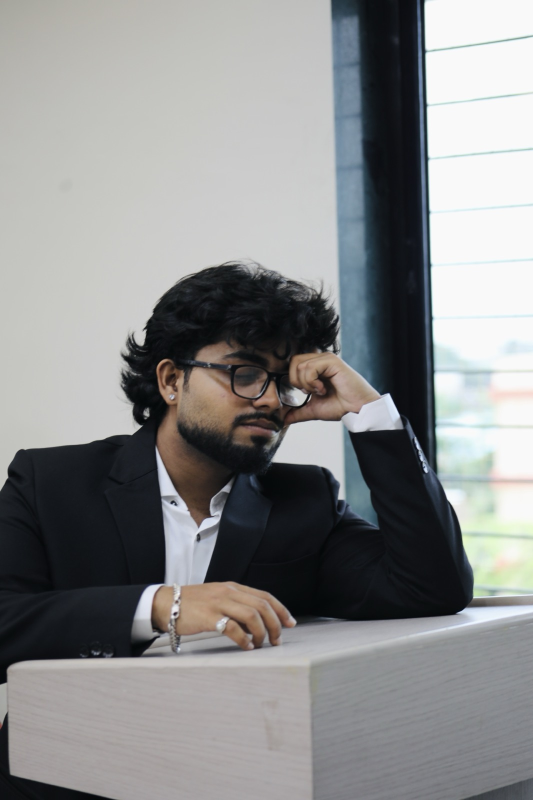
#> input picture source-photo.jpg, 1066 x 1600 px (shown at 1/2 size)
$ python -i make_ascii_svg.py   (imports and definitions only)
#> lines starting #> are read from the running program, lines starting #| are printed output that depends on the picture
#!/usr/bin/env python3
"""
Convert a prepped portrait (see prep_photo.py) into a clean, monochrome ASCII
SVG that "types" itself in like a terminal, then holds.

The prepped image is light-on-dark: black background, bright subject. Bright
pixels map to dense glyphs, near-black maps to blank, so the portrait reads as
a lit figure in light ink on the dark card.

Monochrome is deliberate -- per-character rainbow color is what makes ASCII
portraits look noisy. One fill color + a good density ramp reads as neat.

GitHub renders SVGs embedded via <img> and runs their SMIL animations there (JS
does not run). Each row is revealed with a left-to-right clip wipe plus a small
block cursor riding the wipe edge, staggered top -> bottom, so the whole
portrait prints once and freezes.
"""
from PIL import Image, ImageEnhance, ImageOps, ImageFilter
import html
import os
import sys

HERE = os.path.dirname(os.path.abspath(__file__))
# defaults to the prepped grayscale image (see prep_photo.py), which already has
# the background removed + local contrast applied.
SRC = sys.argv[1] if len(sys.argv) > 1 else os.path.join(HERE, "..", "source-prepped.png")
OUT = sys.argv[2] if len(sys.argv) > 2 else os.path.join(HERE, "..", "meet-ascii.svg")

# more columns = more detail (eyes need ~6+ chars across to read). the art
# stays ART_W px wide either way; cells shrink, keeping a ~1:1.875 char aspect.
COLS = int(os.environ.get("COLS", 180))
ART_W_TARGET = 800
CELL_W = ART_W_TARGET / COLS
CELL_H = CELL_W * 15 / 8
ROWS = round(COLS * 8 / 15)
RAMP = " .`:-=+*cs#%@"  # dark(blank/sparse) -> bright(dense)

# the prepped image already has bg removed + local contrast, so only light
# global tuning is needed here.
CONTRAST = 1.05
BRIGHTNESS = 1.0
GAMMA = 0.95          # <1 lifts mids -> face lands in denser glyphs
SHARPEN = True
BLACK_FLOOR = 0.06    # luminance below this is blank (the background)

PAD = 20
TITLEBAR_H = 30
STATUS_H = 30
ART_W = COLS * CELL_W
ART_H = ROWS * CELL_H
CANVAS_W = ART_W + PAD * 2
CANVAS_H = TITLEBAR_H + ART_H + STATUS_H + PAD

BG = "#0d1117"
BG2 = "#111722"
FRAME = "#30363d"
TITLE_TEXT = "#7d8590"
INK = "#c9d1d9"      # the single ascii color (matches Andrew6rant)
CURSOR = "#c9d1d9"

# ---- reveal timing (one-shot; a cursor rasters top -> bottom) -------------
ROW_DUR = 5.8 / ROWS  # whole portrait prints in ~6s at any resolution
STAGGER = ROW_DUR       # == ROW_DUR -> a single cursor sweeping down


def generate_ascii_svg(src_path, out_path):
#> called with src_path = '../source-photo.jpg', out_path = 'out.png'
    if not os.path.exists(src_path):
        print(f"Error: {src_path} not found. Run prep_photo.py first or specify an existing image.", file=sys.stderr)
        sys.exit(1)

    # ---- 1. sample the image into a COLS x ROWS grayscale grid ----------------
    im = Image.open(src_path).convert("L")               # grayscale
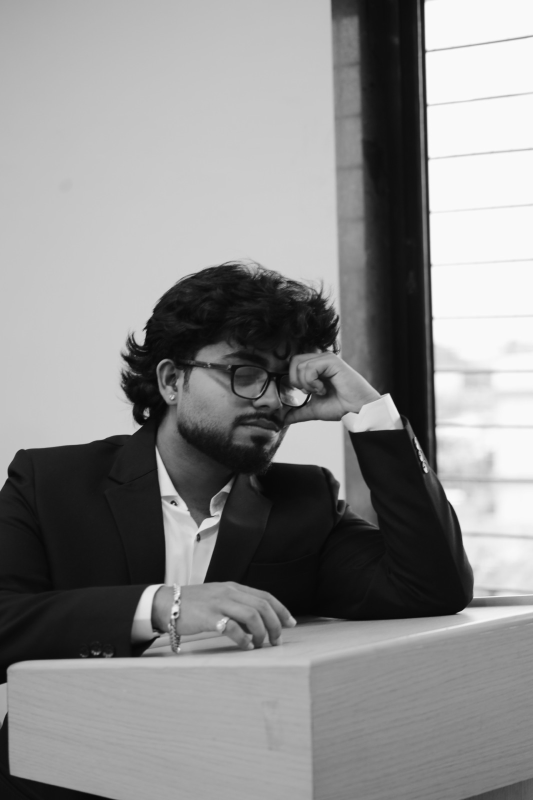
#> im: PIL image 1066x1600 L (shown at 1/2 size); min 5, max 252, mean 138.9
    if SHARPEN:
        im = im.filter(ImageFilter.UnsharpMask(radius=2, percent=140, threshold=2))
    im = ImageEnhance.Brightness(im).enhance(BRIGHTNESS)
    im = ImageEnhance.Contrast(im).enhance(CONTRAST)
    im = im.resize((COLS, ROWS), Image.LANCZOS)
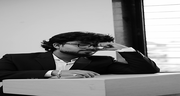
#> im: PIL image 180x96 L; min 0, max 255, mean 138.4
    px = im.load()

    STATIC = bool(os.environ.get("STATIC"))  # emit frozen state for previews

    rows_txt = []
    for y in range(ROWS):
        chars = []
        for x in range(COLS):
            lum = px[x, y] / 255.0
            lum = pow(lum, GAMMA)
            if lum < BLACK_FLOOR:
                chars.append(" ")
                continue
            idx = int(lum * (len(RAMP) - 1) + 0.5)
            idx = max(0, min(len(RAMP) - 1, idx))
            chars.append(RAMP[idx])
        rows_txt.append("".join(chars))
#> after the loop, rows_txt = 96 items

    art_top = TITLEBAR_H + PAD * 0.35

    # ---- 2. assemble SVG ------------------------------------------------------
    parts = []
    parts.append(
        f'<svg xmlns="http://www.w3.org/2000/svg" width="{CANVAS_W}" height="{CANVAS_H}" '
        f'viewBox="0 0 {CANVAS_W} {CANVAS_H}" font-family="ui-monospace, SFMono-Regular, '
        f'Menlo, Consolas, monospace">'
    )
    parts.append('<defs>'
                 f'<linearGradient id="bg" x1="0" y1="0" x2="0" y2="1">'
                 f'<stop offset="0" stop-color="{BG2}"/><stop offset="1" stop-color="{BG}"/>'
                 f'</linearGradient></defs>')

    parts.append(f'<rect width="{CANVAS_W}" height="{CANVAS_H}" rx="12" fill="url(#bg)"/>')
    parts.append(f'<rect x="0.5" y="0.5" width="{CANVAS_W-1}" height="{CANVAS_H-1}" rx="12" '
                 f'fill="none" stroke="{FRAME}" stroke-width="1"/>')

    parts.append(f'<line x1="0" y1="{TITLEBAR_H}" x2="{CANVAS_W}" y2="{TITLEBAR_H}" stroke="{FRAME}"/>')
    for i, dotcol in enumerate(["#ff5f56", "#ffbd2e", "#27c93f"]):
        parts.append(f'<circle cx="{PAD + i*16}" cy="{TITLEBAR_H/2}" r="5" fill="{dotcol}"/>')
    parts.append(f'<text x="{CANVAS_W/2}" y="{TITLEBAR_H/2 + 4}" fill="{TITLE_TEXT}" font-size="12" '
                 f'text-anchor="middle">meet@github: ~$ ./portrait.sh</text>')

    # one <text> per row (single color -> no per-char markup, tiny file)
    font_size = CELL_H * 0.86
    for ry, line in enumerate(rows_txt):
        y = art_top + ry * CELL_H + CELL_H * 0.74
        row_y = art_top + ry * CELL_H
        delay = ry * STAGGER
        safe = html.escape(line)
        text = (f'<text xml:space="preserve" x="{PAD}" y="{y:.1f}" fill="{INK}" '
                f'font-size="{font_size:.1f}" textLength="{ART_W}" lengthAdjust="spacing">{safe}</text>')

        if STATIC:
            parts.append(text)
            continue

        parts.append(
            f'<clipPath id="r{ry}"><rect x="{PAD}" y="{row_y:.1f}" height="{CELL_H}" width="0">'
            f'<animate attributeName="width" from="0" to="{ART_W}" begin="{delay:.3f}s" '
            f'dur="{ROW_DUR:.2f}s" fill="freeze"/></rect></clipPath>'
        )
        parts.append(f'<g clip-path="url(#r{ry})">{text}</g>')
        parts.append(
            f'<rect y="{row_y+1:.1f}" width="{CELL_W}" height="{CELL_H-2}" fill="{CURSOR}" opacity="0">'
            f'<animate attributeName="x" from="{PAD}" to="{PAD+ART_W}" begin="{delay:.3f}s" '
            f'dur="{ROW_DUR:.2f}s" fill="freeze"/>'
            f'<set attributeName="opacity" to="0.85" begin="{delay:.3f}s"/>'
            f'<set attributeName="opacity" to="0" begin="{delay+ROW_DUR:.3f}s"/></rect>'
        )
#> this loop made 96 passes
#> (y, row_y, delay) on passes 1 to 12: (43.17, 37, 0), (51.5, 45.33, 0.0604), (59.83, 53.67, 0.121), (68.17, 62, 0.181), (76.5, 70.33, 0.242), (84.83, 78.67, 0.302), (93.17, 87, 0.362), (101.5, 95.33, 0.423), (109.8, 103.7, 0.483), (118.2, 112, 0.544), (126.5, 120.3, 0.604), (134.8, 128.7, 0.665)
#> after the loop, parts = 297 items

    # status bar with a steady blinking cursor
    status_line_y = TITLEBAR_H + ART_H + PAD * 0.35
    status_y = status_line_y + 19
    parts.append(f'<line x1="0" y1="{status_line_y:.1f}" x2="{CANVAS_W}" y2="{status_line_y:.1f}" stroke="{FRAME}"/>')
    parts.append(f'<text x="{PAD}" y="{status_y:.1f}" fill="{TITLE_TEXT}" font-size="13">'
                 f'meet@github:~$ whoami <tspan fill="{INK}">Meet Rao</tspan></text>')
    status_chars = len("meet@github:~$ whoami Meet Rao ")   # cursor sits after the name
    parts.append(f'<rect x="{PAD + status_chars * 13 * 0.6:.1f}" y="{status_y-12:.1f}" width="8" height="14" fill="{INK}">'
                 f'<animate attributeName="opacity" values="1;1;0;0" keyTimes="0;0.5;0.51;1" '
                 f'dur="1s" repeatCount="indefinite"/></rect>')

    parts.append("</svg>")
    svg = "".join(parts)
    with open(out_path, "w") as f:
        f.write(svg)
    print("wrote", out_path, len(svg), "bytes;", CANVAS_W, "x", CANVAS_H)
#| wrote out.png 80140 bytes; 840.0 x 880.0


# [2 lines not run here, left out]

>>> result = generate_ascii_svg('../source-photo.jpg', 'out.png')
